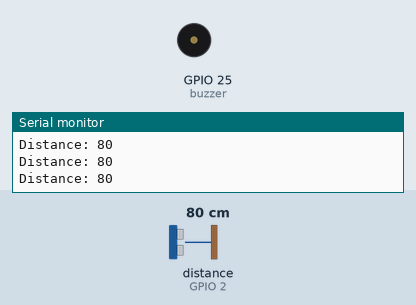
This sketch was run on a simulated ESP32. Shown: buzzer (waves = sounding, pin HIGH), the last lines printed to the serial monitor. Wiring (inferred from the names in the program): ultrasonic range finder: trigger GPIO 3; echo GPIO 2. Inputs (shaded band) come from the test bench; at power-on: distance to the obstacle (sensor on GPIO 2) 80 cm. The echo pulse lasts 58.3 µs per cm; pins used as bus, display or sensor lines are not drawn.

Above: at 1.2 s.
1.3 s: distance to the obstacle (sensor on GPIO 2) set to 74 cm
2.8 s: distance to the obstacle (sensor on GPIO 2) set to 65 cm
At 3.8 s:
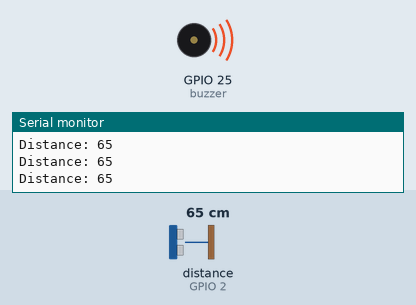
4.3 s: distance to the obstacle (sensor on GPIO 2) set to 120 cm
At 5.0 s:
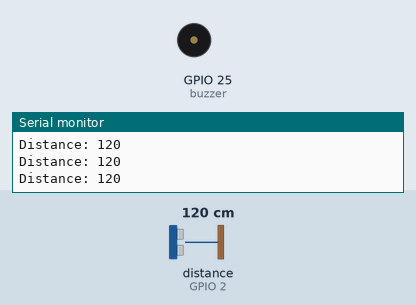
5.8 s: distance to the obstacle (sensor on GPIO 2) set to 2 cm
At 7.3 s:
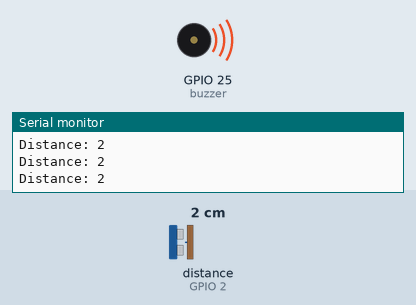
Timing chart, 0 to 8.3 s (numbered marks = the images above; inputs shaded):
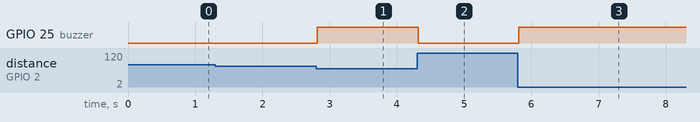

The sketch:

ultrasonic.ino
```cpp
const int trigPin = 3;
const int echoPin = 2;
const int buzzer = 25;
long duration;
int distance;

void setup() {
  pinMode(trigPin, OUTPUT);
  pinMode(echoPin, INPUT);

  pinMode(buzzer, OUTPUT);

  Serial.begin(9600); // Starts the serial communication
}
void loop() {
  // Clears the trigPin
  // Sets the trigPin on HIGH state for 10 micro seconds
  digitalWrite(trigPin, HIGH);
  delayMicroseconds(10);
  digitalWrite(trigPin, LOW);
  // Reads the echoPin, returns the sound wave travel time in microseconds
  duration = pulseIn(echoPin, HIGH);
  // Calculating the distance
  distance = duration * 0.03432 / 2;
  if(distance<=70)
  {
    digitalWrite(buzzer,HIGH);
  }
  else
  {
    digitalWrite(buzzer,LOW);
  }
  // Prints the distance on the Serial Monitor
  Serial.print("Distance: ");
  Serial.println(distance);


}
```

Measured:
- the behaviour switches between 71 and 70 cm on distance to the obstacle (sensor on GPIO 2) (found by bisection; images 0 and 1)
- after the input at 2.8 s, GPIO 25 (buzzer): LOW → HIGH at once
- after the input at 4.3 s, GPIO 25 (buzzer): HIGH → LOW at once
- after the input at 5.8 s, GPIO 25 (buzzer): LOW → HIGH at once
